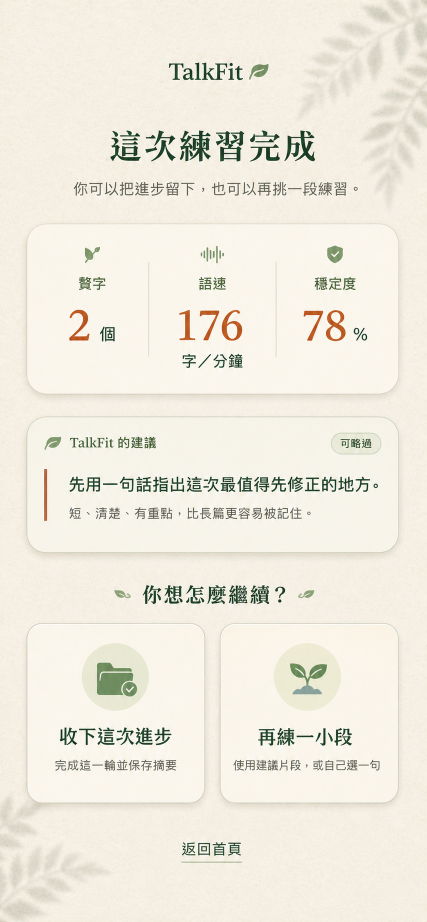
#> input picture verification/recording-flow-redesign-2026-07-17/short-practice-target.png, 853 x 1844 px (shown at 1/2 size); its folder holds 2 pictures in this run
$ python compose_qa.py
#> lines starting #> are read from the running program, lines starting #| are printed output that depends on the picture; after the words box and inside, x2 and y2 are one past the last pixel; in counts of white or black regions, pixels touching at a corner belong together
from pathlib import Path

from PIL import Image, ImageChops


ROOT = Path(__file__).parent


def normalized(image: Image.Image, size: tuple[int, int]) -> Image.Image:
    canvas = Image.new("RGB", size, "white")
    copy = image.convert("RGB")
    copy.thumbnail(size, Image.Resampling.LANCZOS)
    origin = ((size[0] - copy.width) // 2, (size[1] - copy.height) // 2)
    canvas.paste(copy, origin)
    return canvas


def crop_near_white(image: Image.Image) -> Image.Image:
    rgb = image.convert("RGB")
    white = Image.new("RGB", rgb.size, "white")
    difference = ImageChops.difference(rgb, white).convert("L")
    mask = difference.point(lambda value: 255 if value > 12 else 0)
    bounds = mask.getbbox()
    return rgb.crop(bounds) if bounds else rgb


def compose(name: str) -> None:
#> called with name = 'short-practice'
    source = Image.open(ROOT / f"{name}-target.png")
#> source is the input picture: PIL image 853x1844 RGB; mean R, G, B 238.7, 234.5, 222.7
    implementation = Image.open(ROOT / f"{name}-implementation.png")
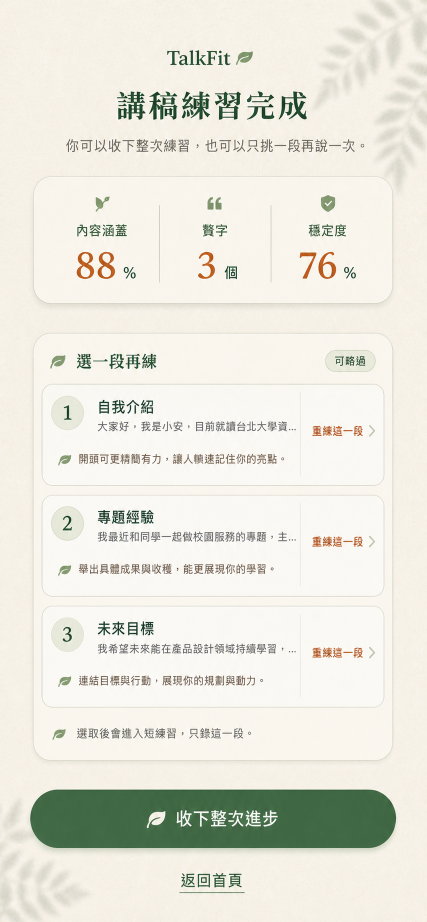
#> input picture verification/recording-flow-redesign-2026-07-17/script-practice-target.png, 853 x 1844 px, given in place of short-practice-implementation.png, which was not available (shown at 1/2 size)
#> implementation is the input picture: PIL image 853x1844 RGB; mean R, G, B 232.1, 230.8, 220.8
    viewport = implementation.size
#> viewport = (853, 1844)
    left = normalized(crop_near_white(source), viewport)
#> in crop_near_white, `white = Image.new("RGB", rgb.size, "white")`: white: PIL image 853x1844 RGB; every value is 255
#> in crop_near_white, `difference = ImageChops.difference(rgb, white).convert("L")`:
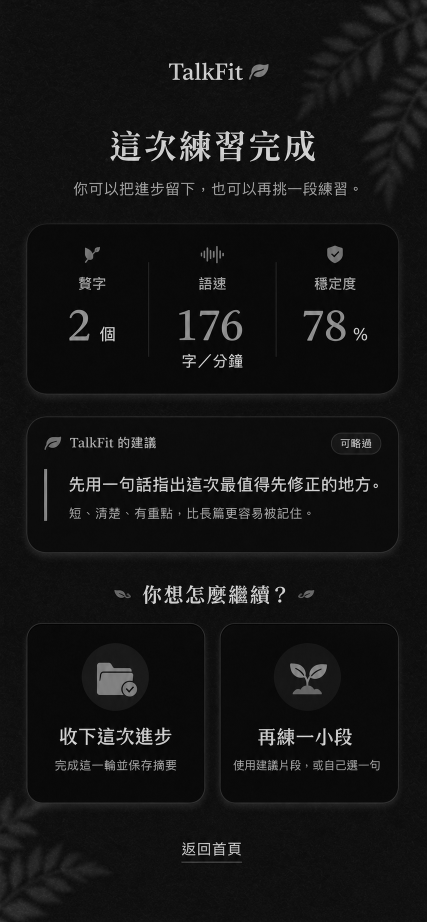
#> difference: PIL image 853x1844 L (shown at 1/2 size); min 0, max 255, mean 20.6
#> in crop_near_white, `mask = difference.point(lambda value: 255 if value > 12 else 0)`:
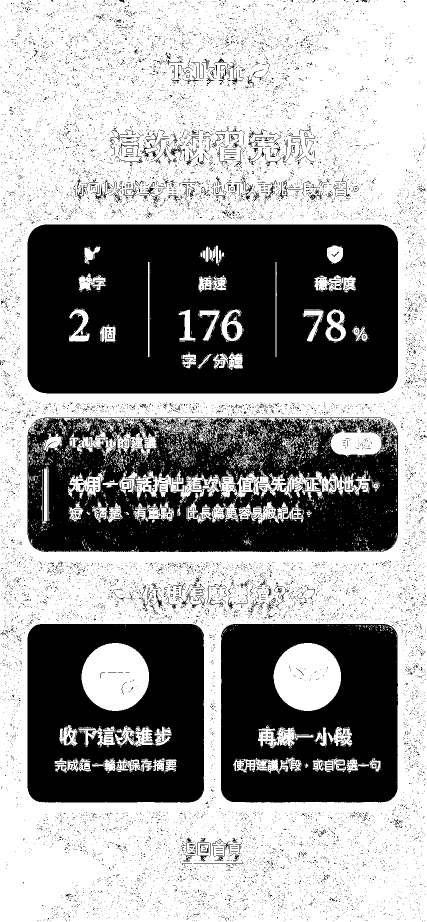
#> mask: PIL image 853x1844 L (shown at 1/2 size); 60.3% white; 15544 black regions (15302 under 20 px), largest, box (x1, y1, x2, y2) and area: (55, 449, 796, 787) 230866, (55, 835, 796, 1104) 144218, (442, 1248, 796, 1605) 102394
#> in crop_near_white, `bounds = mask.getbbox()`: bounds = (0, 0, 853, 1844)
    right = normalized(implementation, viewport)
    gutter = 24
    comparison = Image.new(
        "RGB",
        (viewport[0] * 2 + gutter, viewport[1]),
        (232, 228, 216),
    )
    comparison.paste(left, (0, 0))
    comparison.paste(right, (viewport[0] + gutter, 0))
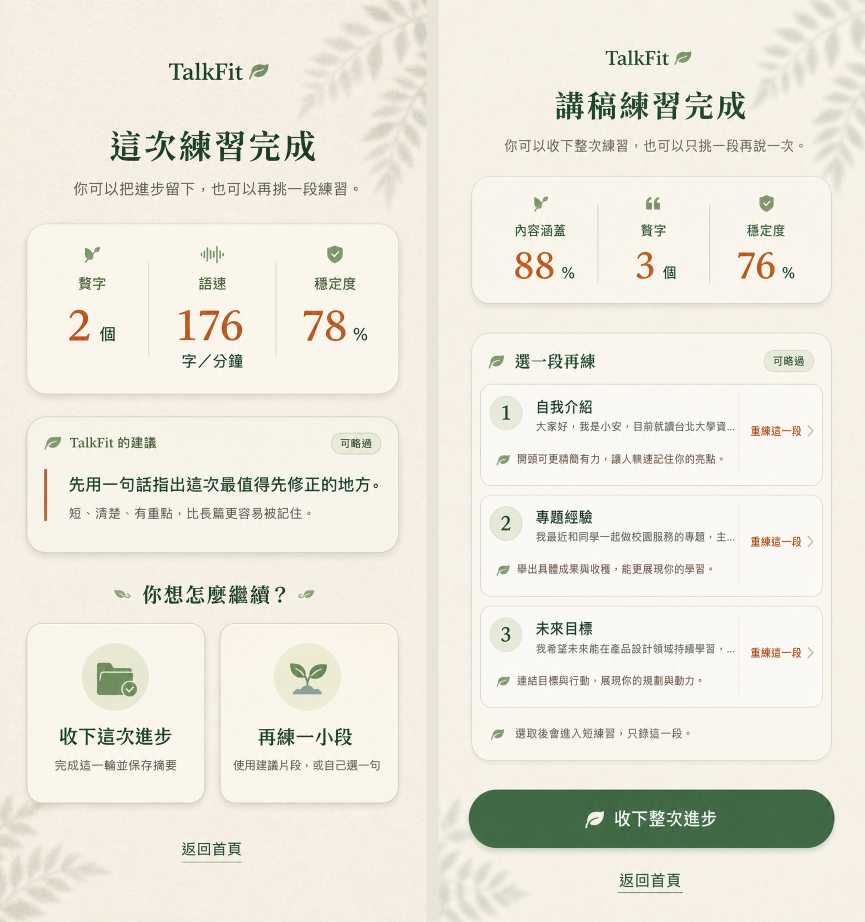
#> comparison: PIL image 1730x1844 RGB (shown at 1/2 size); mean R, G, B 235.4, 232.6, 221.7
    comparison.save(ROOT / f"{name}-qa-comparison.png", optimize=True)


compose("short-practice")
compose("script-practice")
#> call 2 of compose, with name = 'script-practice'
#> in crop_near_white (call 2), `difference = ImageChops.difference(rgb, white).convert("L")`:
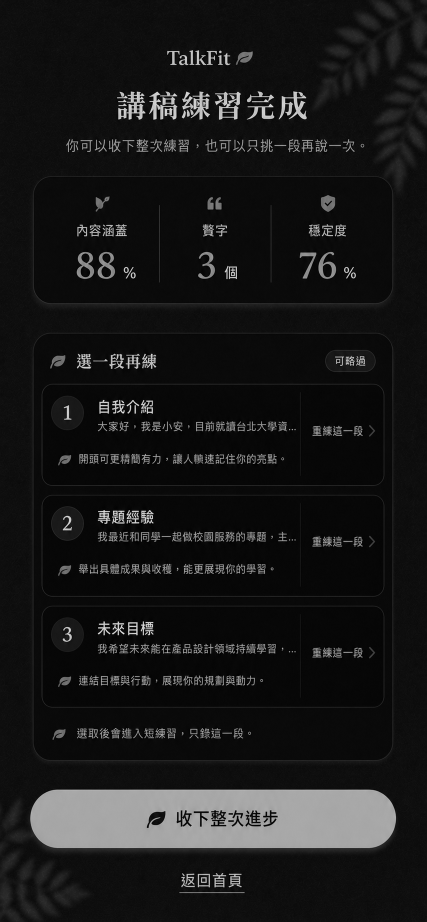
#> difference: PIL image 853x1844 L (shown at 1/2 size); min 0, max 255, mean 25
#> in crop_near_white (call 2), `mask = difference.point(lambda value: 255 if value > 12 else 0)`:
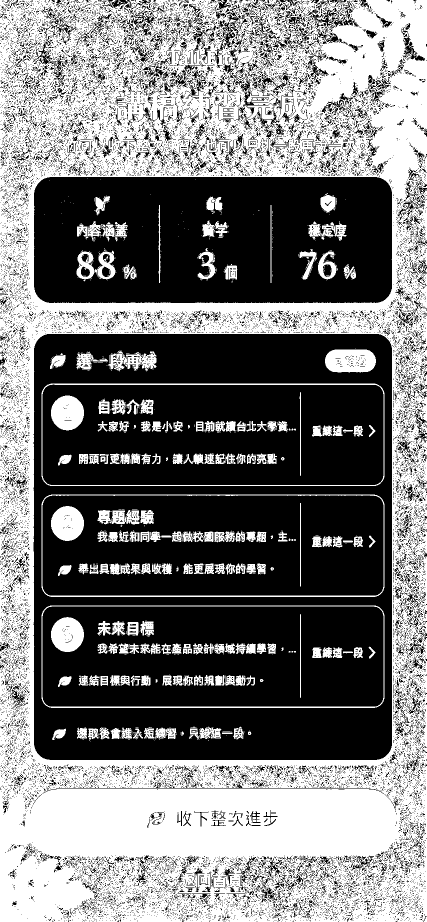
#> mask: PIL image 853x1844 L (shown at 1/2 size); 46.7% white; 1437 white regions (1235 under 20 px), largest, box (x1, y1, x2, y2) and area: (0, 0, 853, 1844) 645190, (83, 989, 769, 1194) 4225, (83, 1211, 769, 1416) 4150
#> in compose (call 2), `comparison.paste(right, (viewport[0] + gutter, 0))`:
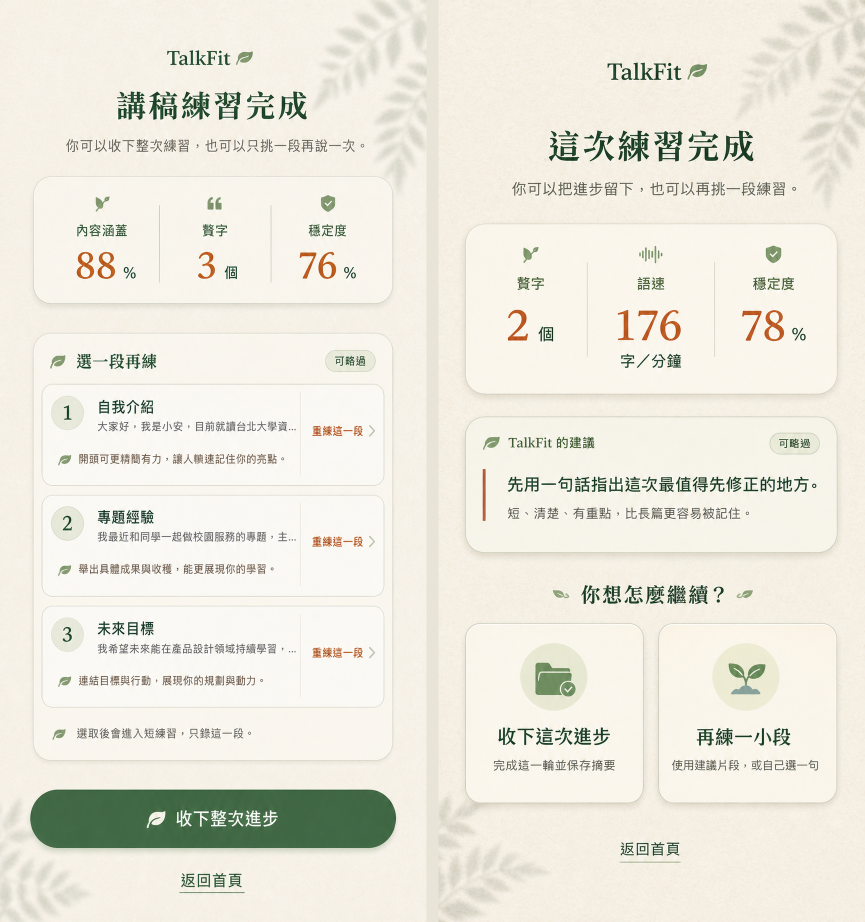
#> comparison: PIL image 1730x1844 RGB (shown at 1/2 size); mean R, G, B 235.4, 232.6, 221.7
#> (the run stopped early here; a loop or call above may not have finished)
